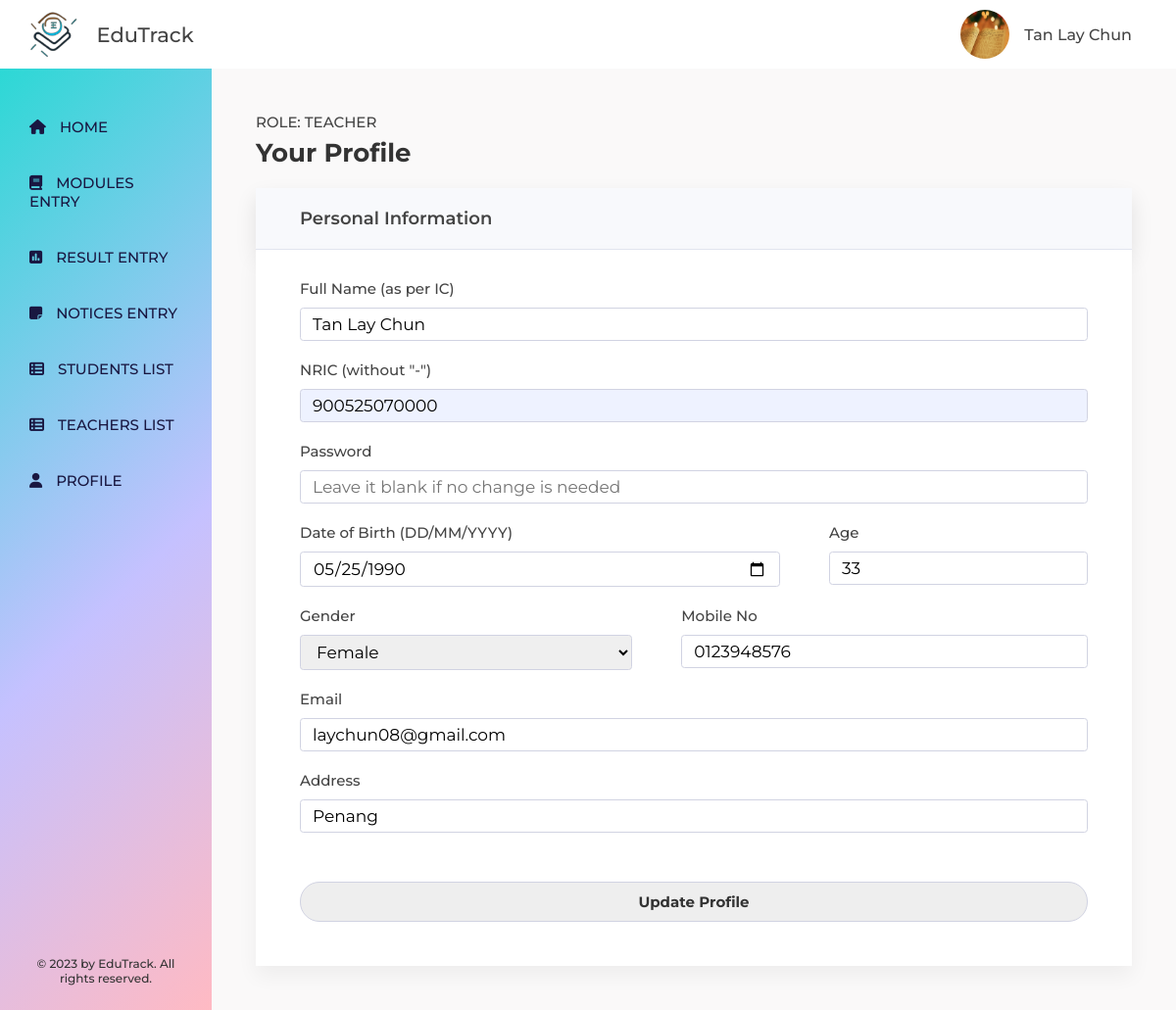
The app's page /teacher/profile_teacher.php (signed in) with its own data.
### tables this page shows
CREATE TABLE `users` (
  `user_id` int(10) NOT NULL,
  `user_full_name` varchar(255) NOT NULL,
  `user_nric` varchar(12) NOT NULL,
  `user_password` varchar(255) NOT NULL,
  `user_birthday` date NOT NULL,
  `user_age` int(3) NOT NULL,
  `user_gender` varchar(10) NOT NULL,
  `user_mobile_no` varchar(20) NOT NULL,
  `user_email` varchar(255) NOT NULL,
  `user_address` varchar(255) NOT NULL,
  `user_role` varchar(10) NOT NULL,
  `user_programme` varchar(255) DEFAULT NULL,
  `user_intake` varchar(255) DEFAULT NULL,
  `user_emergency_contact` varchar(20) DEFAULT NULL
);

### teacher/profile_teacher.php (the view, shortened to what this page needs)
<?php include "../includes/db.php"; ?>
<?php
if (isset($_SESSION['user_id'])) {
    $user_id = $_SESSION['user_id'];
    $query = "SELECT * FROM users WHERE user_id='$user_id'";
    $user_profile_query = mysqli_query($connection, $query);
    while ($row = mysqli_fetch_assoc($user_profile_query)) {
        $user_full_name = $row['user_full_name'];
        $user_nric = $row['user_nric'];
        $user_birthday = $row['user_birthday'];
        $user_age = $row['user_age'];
        $user_gender = $row['user_gender'];
        $user_mobile_no = $row['user_mobile_no'];
        $user_email = $row['user_email'];
        $user_address = $row['user_address'];
    }
}
?>
<!DOCTYPE html>
<html lang="en">
    <head>
        <link
            rel="stylesheet"
            href="https://cdnjs.cloudflare.com/ajax/libs/font-awesome/6.4.0/css/all.min.css"
        />
        <link rel="stylesheet" href="../css/profile-both.css" />
    </head>
    <body>
        <div class="container">
            <?php include "../includes/header.php"; ?>
            <div class="dashboard">
                <?php include "../includes/teacher-sidebar.php"; ?>
                <main class="content">
                    <section class="profile">
                        <p class="profile__title">Role: <?php echo $_SESSION['user_role']; ?></p>
                        <h1 class="heading-primary">Your Profile</h1>
                        <h2 class="heading-secondary">Personal Information</h2>
                        <div class="profile__form-box">
                            <form class="update-profile-form" action="" method="post" autocomplete="off">
                                <div class="form-row">
                                    <label for="full_name" class="profile__form-label">Full Name (as per IC)</label>
                                    <input
                                        type="text"
                                        name="full_name"
                                        class="full_name"
                                        id="full_name"
                                        value="<?php if (isset($user_full_name)) {echo $user_full_name; } ?>"
                                        oninput="capitalizeFullName()"
                                        required
                                    />
                                </div>
                                <div class="form-row">
                                    <label for="nric" class="profile__form-label">NRIC (without "-")</label>
                                    <input
                                        type="number"
                                        name="nric"
                                        class="nric"
                                        id="nric"
                                        value="<?php if (isset($user_nric)) {echo $user_nric; } ?>"
                                        onblur="checkICLength(this)"
                                        readonly
                                    />
                                </div>
                                <div class="form-row">
                                    <label for="password" class="profile__form-label">Password</label>
                                    <input
                                        type="password"
                                        name="password"
                                        class="password"
                                        id="password"
                                        placeholder="Leave it blank if no change is needed"
                                    />
                                </div>
                                <div class="form-group">
                                    <div class="form-row form-row-3">
                                        <label for="date-of-birth" class="profile__form-label">Date of Birth (DD/MM/YYYY)</label>
                                        <input
                                            type="date"
                                            name="date-of-birth"
                                            class="date-of-birth"
                                            id="date-of-birth"
                                            value="<?php if (isset($user_birthday)) {echo $user_birthday; } ?>"
                                            oninput="calcAge(this)"
                                            required
                                        />
                                    </div>
                                    <div class="form-row form-row-4">
                                        <label for="age" class="profile__form-label">Age</label>
                                        <input
                                            type="number"
                                            name="age"
                                            class="age"
                                            id="age"
                                            value="<?php if (isset($user_age)) {echo $user_age; } ?>"
                                            required
                                        />
                                    </div>
                                </div>
                                <div class="form-group">
                                    <div class="form-row form-row-5">
                                        <label for="gender" class="profile__form-label">Gender</label>
                                        <select name="gender" id="gender" required>
                                            <option value="female" <?php if($user_gender == "female") echo 'selected="selected"'; ?>>Female</option>
                                        </select>
                                    </div>
                                    <div class="form-row form-row-6">
                                        <label for="mobile" class="profile__form-label">Mobile No</label>
                                        <input
                                            type="number"
                                            name="mobile"
                                            class="mobile"
                                            id="mobile"
                                            value="<?php if (isset($user_mobile_no)) {echo $user_mobile_no; } ?>"
                                            required
                                        />
                                    </div>
                                </div>
                                <div class="form-row">
                                    <label for="email" class="profile__form-label">Email</label>
                                    <input
                                        type="email"
                                        name="email"
                                        class="email"
                                        id="email"
                                        value="<?php if (isset($user_email)) {echo $user_email; } ?>"
                                        required
                                    />
                                </div>
                                <div class="form-row">
                                    <label for="address" class="profile__form-label">Address</label>
                                    <input
                                        type="text"
                                        name="address"
                                        class="address"
                                        id="address"
                                        value="<?php if (isset($user_address)) {echo $user_address; } ?>"
                                        required
                                    />
                                </div>
                                <div class="form-row">
                                    <input
                                        type="submit"
                                        name="updateprofile"
                                        class="updateprofile-btn"
                                        value="Update Profile"
                                    />
                                </div>
                            </form>
                        </div>
                    </section>
                </main>
            </div>
        </div>
    </body>
</html>

### css/profile-both.css (style rules this page uses)
.heading-primary { font-size: 2.6rem; color: #333; margin-bottom: 2rem; }
.heading-secondary { font-size: 1.8rem; font-weight: 600; background-color: #f8f9fc; border-bottom: 1px solid #e3e6f0; padding: 2rem 0 2rem 4.5rem; box-shadow: 0 1rem 2rem rgba(0, 0, 0, 0.1); }
.profile__title { font-size: 1.5rem; font-weight: 500; margin-bottom: 0.6rem; text-transform: uppercase; }
.profile__form-box { padding: 3rem 4.5rem 4.5rem 4.5rem; background-color: #fff; box-shadow: 0 1rem 2rem rgba(0, 0, 0, 0.05); }
.form-row:not(:last-child) { margin-bottom: 2rem; }
.profile__form-label { font-size: 1.5rem; display: block; margin-bottom: 1rem; }
.profile__form-box .update-profile-form .form-group { display: flex; }
.profile__form-box .update-profile-form .form-group .form-row.form-row-3 { width: 65%; margin-right: 5rem; }
.profile__form-box .update-profile-form .form-group .form-row.form-row-4 { width: 35%; }
.profile__form-box .update-profile-form .form-group .form-row.form-row-5 { width: 45%; margin-right: 5rem; }
.profile__form-box .update-profile-form .form-group .form-row.form-row-6 { width: 55%; }
input, select { border: none; width: 100%; font-size: 1.7rem; font-family: inherit; color: #000000; padding: 0.6rem 1.2rem; border: 1px solid #d1d3e2; border-radius: 0.35rem; }
input[type="number"] { appearance: textfield; -moz-appearance: textfield; }
input:read-only, select:disabled { background-color: #eef2ff; }
.profile__form-box .update-profile-form .updateprofile-btn { color: #333; font-size: 1.5rem; font-weight: 700; border-radius: 20px; background: #eee; width: 100%; cursor: pointer; transition: all 0.3s; margin-top: 3rem; padding: 1rem 0; }

### records on screen
users: full_name "Tan Lay Chun", nric "900525070000", date-of-birth "05/25/1990", age "33", gender "Female", mobile "0123948576", email "laychun08@gmail.com", address "Penang"

### other values on screen
$_SESSION['user_full_name'] "Tan Lay Chun"
$_SESSION['user_role'] "TEACHER"
